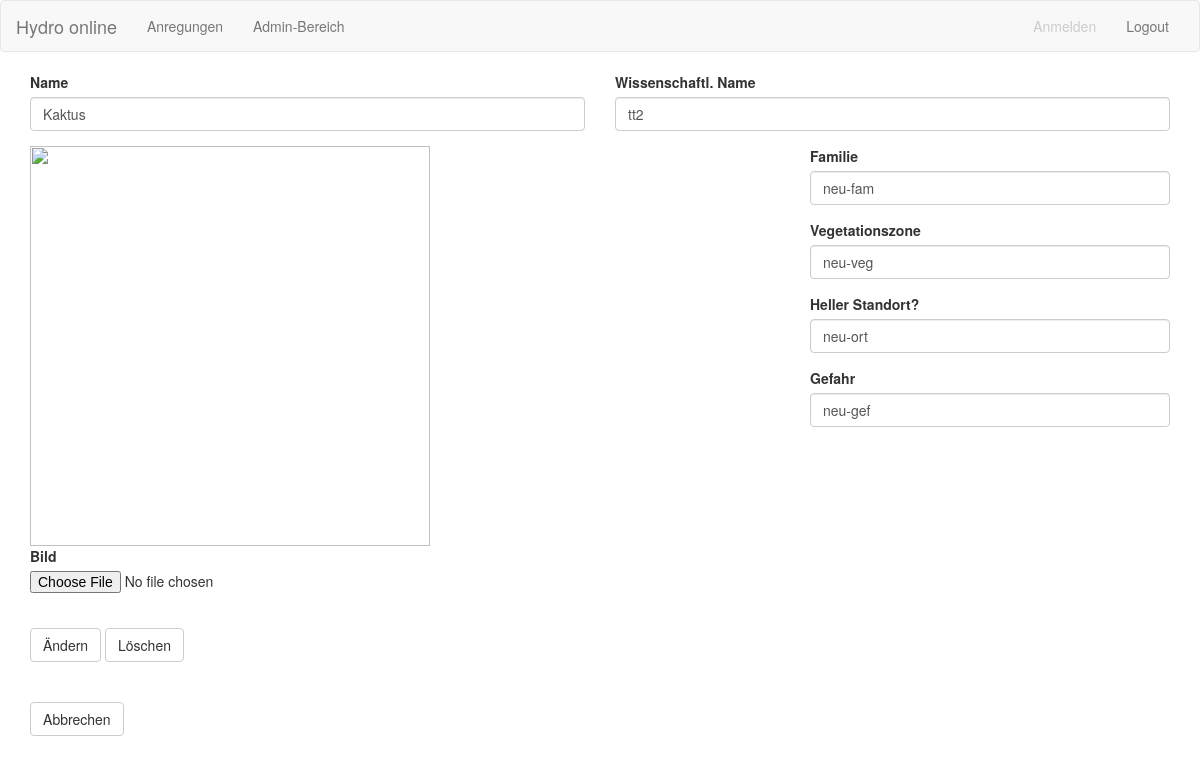
Page /pflanze/2 (signed in) on the committed database.
### backend/config.py (models this page shows)
class Pflanze(db.Model):
    id = db.Column(db.Integer, primary_key=True)
    name = db.Column(db.String(40), nullable=True)
    wissenschaft_name = db.Column(db.String(40), nullable=True)
    familie = db.Column(db.String(40), nullable=True)
    vegetationszone = db.Column(db.String(40), nullable=True)
    will_sonne = db.Column(db.String(40), nullable=True)
    gefahr = db.Column(db.String(40), nullable=True)
    created_at = db.Column(db.DateTime(), default=datetime.utcnow)
    created_by = db.Column(db.Integer, db.ForeignKey('user.id'))

### backend/index.py (the view, shortened to what this page needs)
@app.route("/pflanze/<id>", methods=['GET','POST'])
@login_required
def form_pflanze_details(id):
    pflanze_form = forms.PflanzeForm()
    pflanze = db.session.query(Pflanze).filter(Pflanze.id == id).first()
    pflanze_bild_datei = '/static/uploads/Pflanze_' + id + '.jpg'
    pflanze_form.name.data = pflanze.name
    pflanze_form.wissenschaft_name.data = pflanze.wissenschaft_name
    pflanze_form.familie.data = pflanze.familie
    pflanze_form.vegetationszone.data = pflanze.vegetationszone
    pflanze_form.will_sonne.data = pflanze.will_sonne
    pflanze_form.gefahr.data = pflanze.gefahr
    return render_template('pflanze.html',
                           pflanze_form = pflanze_form,
                           pflanze_bild_datei = pflanze_bild_datei)

### backend/config.py (called while the page is built)
@login.user_loader
def load_user(id):
    return User.query.get(int(id))

    @hybrid_property
    def is_admin(self):
        return self.has_role('admin')

    def has_role(self, role):
        return bool(
            Role.query
            .join(Role.users)
            .filter(User.id == self.id)
            .filter(Role.name == role)
            .count() == 1
        )

### templates/pflanze.html (shortened to what this page needs)
{% extends "base.html" %}
{% block my_content %}
  <div class="container">
      <form method="post" action="" novalidate enctype="multipart/form-data">
        <div class="row">
          <div class="col-md-6">
              {{ wtf.form_field(pflanze_form.name) }}
          </div>
          <div class="col-md-6">
            {{ wtf.form_field(pflanze_form.wissenschaft_name) }}
          </div>
        </div>
        <div class="row">
          <div class="col-md-8">
            <img src="{{pflanze_bild_datei}}" alt="" width="auto" height="500">
            {{ wtf.form_field(pflanze_form.bild) }}
          </div>
          <div class="col-md-4">
            {{ wtf.form_field(pflanze_form.familie) }}
            {{ wtf.form_field(pflanze_form.vegetationszone) }}
            {{ wtf.form_field(pflanze_form.will_sonne) }}
            {{ wtf.form_field(pflanze_form.gefahr) }}
          </div>
        </div>
        <br>
              {{ wtf.form_field(pflanze_form.aendern) }}
              {{ wtf.form_field(pflanze_form.loeschen) }}
              <br>
              <br>
              <br>
              {{ wtf.form_field(pflanze_form.abbrechen) }}
  </div>
  {% endblock %}

### static/css/styles.css (style rules this page uses)
img { height: 400px; width: 400px; object-fit: contain; }

### rows in the picture
Pflanze: name "Kaktus", wissenschaft_name "tt2", familie "neu-fam", vegetationszone "neu-veg", will_sonne "neu-ort", gefahr "neu-gef"
